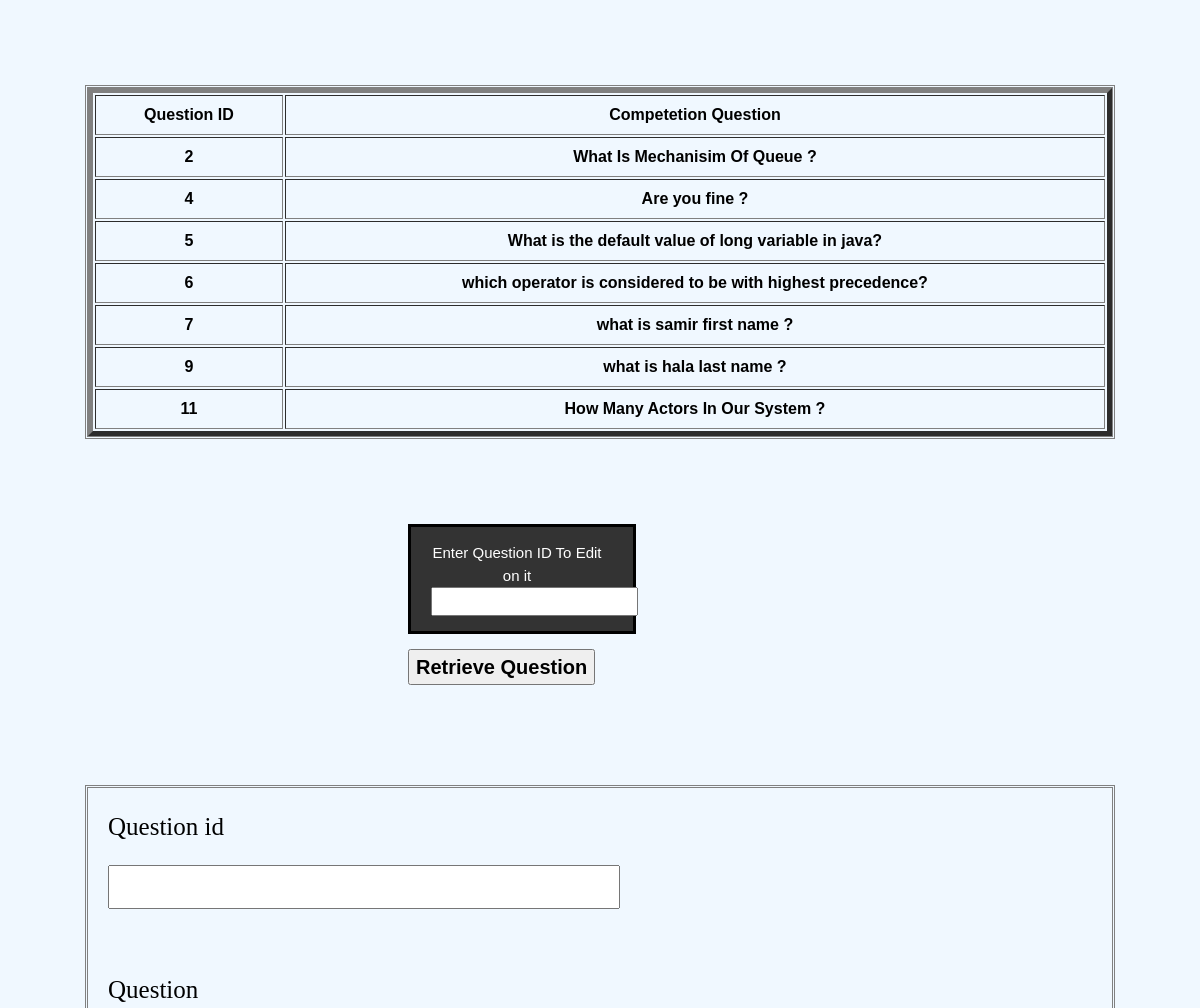
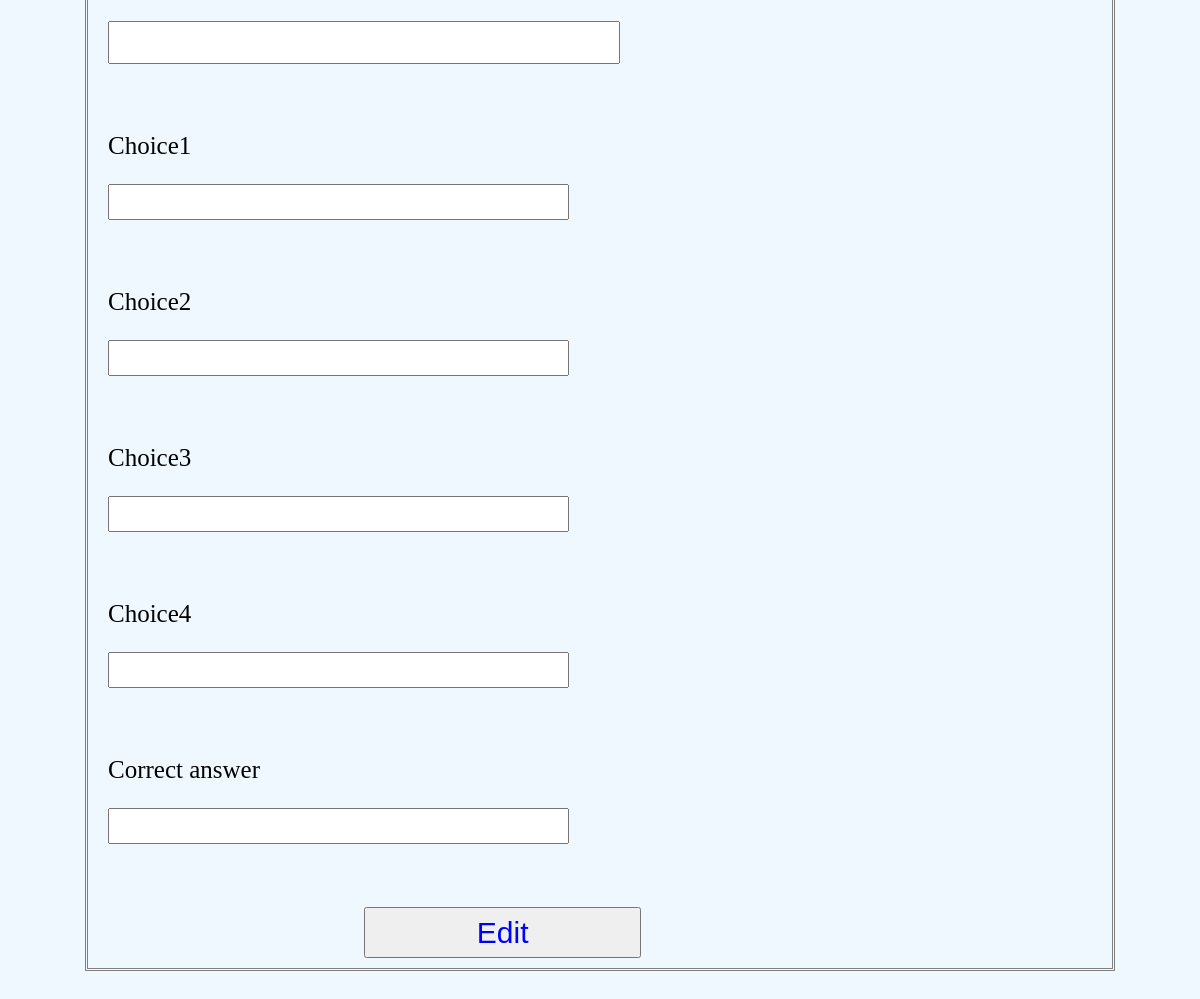
Page /Design/html/Professor/editQuestion.php on the committed database (2 pictures, top to bottom).
### tables this page shows
CREATE TABLE `question` (
  `q_id` int(11) NOT NULL,
  `question` text NOT NULL,
  `user_id` int(11) NOT NULL,
  `course_id` int(11) NOT NULL,
  `question_type` int(11) NOT NULL
);

### Database/DB.php (called while the page is built, shortened)
<?php
class DB {
    private $host = "localhost";
    private $username = "root";
    private $password = "";
    private static $instance;
    private $db_name = "da7i7a3";
    private $connection = false;
    private $connctionquery;
    private function __construct() {
        $this->connection = FALSE;
    }
    function connect() {
        $this->connctionquery = mysqli_connect($this->host, $this->username, $this->password);
        if (!$this->connctionquery) {
            die("DataBase Failed Connection " . mysql_error($this->connctionquery));
        } else {
            $this->connection = True;
        }
        $select_db = mysqli_select_db($this->connctionquery, $this->db_name);
    }
    public static function getInstance() {
        if (self::$instance == NULL) {
            self::$instance = new DB();
        }
        return self::$instance;
    }
    function excute($query) {
        if ($this->connection == TRUE) {
            $result = mysqli_query($this->connctionquery, $query);
            return $result;
        } else {
            return FALSE;
        }
    }
    function select_Specific_cols_return_all($arr, $T_Name, $key, $val) {
        $column = "";
        foreach ($arr as $col) {
            $column.=$col . ",";
        }
        $column = rtrim($column, ",");
        $query = "SELECT " . "$column From " . $T_Name . " Where $key = " . "' " . $val . " '";
        $result = $this->excute($query);
        return mysqli_fetch_all($result);
    }
}

### classes/System.php (the view, shortened to what this page needs)
<?php
$path = __DIR__;
$path = rtrim($path, "classes");
include_once $path . 'Database/DB.php';
class System {
    function ViewTable($arr, $T_name, $col, $val) {
        $db = DB::getInstance();
        $result = $db->select_Specific_cols_return_all($arr, $T_name, $col, $val);
        echo "<div id=\"QTable\">";
        echo "<table border=5 width=100% >";
        echo "<tr><th>Question ID</th><th>Competetion Question</th></tr>";
        for ($i = 0; $i < count($result); $i++) {
            echo "<tr>";
            echo "<th>" . $result[$i]['0'] . "</th>" . "<th>" . $result[$i]['1'] . "</th>";
            echo "</tr>";
        }
        echo "</table>";
        echo "</div>";
    }
}

### Design/Css/Admin/Admin.css (style rules this page uses)
body { background-color:aliceblue; }
#main , #QTable { transition: margin-left .5s; }
#QTable { margin: 85px; border: 3px double gray; }
#QTable table tr th , #QTable table tr td , #QTable table tr #td1 { padding: 10px; }

### Design/Css/Admin/responsive.css (style rules this page uses)
html { box-sizing:border-box }
*,*:before,*:after { box-sizing:inherit }
html { -ms-text-size-adjust:100%;-webkit-text-size-adjust:100% }
body { margin:0 }
html,body { font-family:Verdana,sans-serif;font-size:15px;line-height:1.5 }
html { overflow-x:hidden }

### rows in the picture
question: q_id "2", question "What Is Mechanisim Of Queue ?"
question: q_id "4", question "Are you fine ?"
question: q_id "5", question "What is the default value of long variable in java?"
question: q_id "6", question "which operator is considered to be with highest precedence?"
question: q_id "7", question "what is samir first name ?"
question: q_id "9", question "what is hala last name ?"
question: q_id "11", question "How Many Actors In Our System ?"
